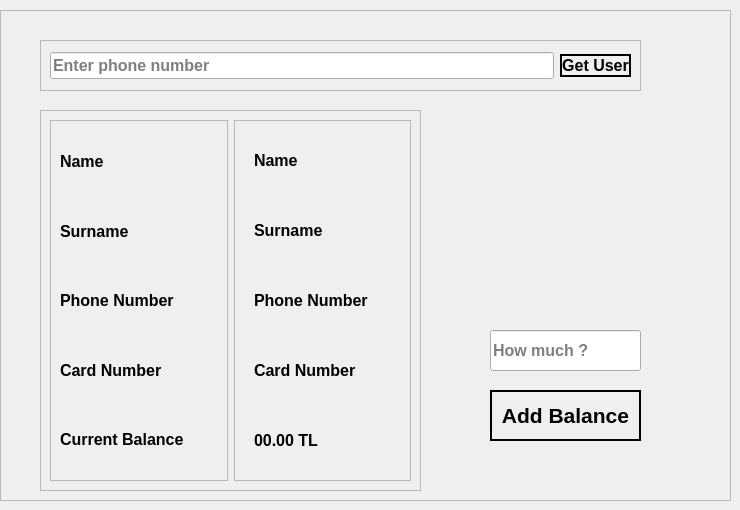
            <widget class="QWidget" name="add_balance">
             <widget class="QFrame" name="add_balance_frame">
              <property name="geometry">
               <rect>
                <x>0</x>
                <y>10</y>
                <width>731</width>
                <height>491</height>
               </rect>
              </property>
              <property name="frameShape">
               <enum>QFrame::StyledPanel</enum>
              </property>
              <property name="frameShadow">
               <enum>QFrame::Raised</enum>
              </property>
              <widget class="QFrame" name="frame_19">
               <property name="geometry">
                <rect>
                 <x>40</x>
                 <y>30</y>
                 <width>601</width>
                 <height>51</height>
                </rect>
               </property>
               <property name="frameShape">
                <enum>QFrame::StyledPanel</enum>
               </property>
               <property name="frameShadow">
                <enum>QFrame::Raised</enum>
               </property>
               <layout class="QHBoxLayout" name="horizontalLayout_13">
                <item>
                 <widget class="QLineEdit" name="add_balance_frame_get_user_entry">
                  <property name="font">
                   <font>
                    <pointsize>12</pointsize>
                    <weight>75</weight>
                    <bold>true</bold>
                   </font>
                  </property>
                  <property name="placeholderText">
                   <string>Enter phone number</string>
                  </property>
                 </widget>
                </item>
                <item>
                 <widget class="QPushButton" name="add_balance_frame_get_user_entry_button">
                  <property name="font">
                   <font>
                    <pointsize>12</pointsize>
                    <weight>75</weight>
                    <bold>true</bold>
                   </font>
                  </property>
                  <property name="styleSheet">
                   <string notr="true">border :2px solid ;
</string>
                  </property>
                  <property name="text">
                   <string>Get User</string>
                  </property>
                 </widget>
                </item>
               </layout>
              </widget>
              <widget class="QFrame" name="frame_20">
               <property name="geometry">
                <rect>
                 <x>40</x>
                 <y>100</y>
                 <width>381</width>
                 <height>381</height>
                </rect>
               </property>
               <property name="frameShape">
                <enum>QFrame::StyledPanel</enum>
               </property>
               <property name="frameShadow">
                <enum>QFrame::Raised</enum>
               </property>
               <layout class="QHBoxLayout" name="horizontalLayout_14">
                <item>
                 <widget class="QFrame" name="frame_21">
                  <property name="font">
                   <font>
                    <pointsize>12</pointsize>
                    <weight>75</weight>
                    <bold>true</bold>
                   </font>
                  </property>
                  <property name="frameShape">
                   <enum>QFrame::StyledPanel</enum>
                  </property>
                  <property name="frameShadow">
                   <enum>QFrame::Raised</enum>
                  </property>
                  <layout class="QVBoxLayout" name="verticalLayout_11">
                   <item>
                    <widget class="QLabel" name="label_28">
                     <property name="font">
                      <font>
                       <pointsize>12</pointsize>
                       <weight>75</weight>
                       <bold>true</bold>
                      </font>
                     </property>
                     <property name="text">
                      <string>Name</string>
                     </property>
                    </widget>
                   </item>
                   <item>
                    <widget class="QLabel" name="label_29">
                     <property name="font">
                      <font>
                       <pointsize>12</pointsize>
                       <weight>75</weight>
                       <bold>true</bold>
                      </font>
                     </property>
                     <property name="text">
                      <string>Surname</string>
                     </property>
                    </widget>
                   </item>
                   <item>
                    <widget class="QLabel" name="label_30">
                     <property name="font">
                      <font>
                       <pointsize>12</pointsize>
                       <weight>75</weight>
                       <bold>true</bold>
                      </font>
                     </property>
                     <property name="text">
                      <string>Phone Number</string>
                     </property>
                    </widget>
                   </item>
                   <item>
                    <widget class="QLabel" name="label_31">
                     <property name="font">
                      <font>
                       <pointsize>12</pointsize>
                       <weight>75</weight>
                       <bold>true</bold>
                      </font>
                     </property>
                     <property name="text">
                      <string>Card Number</string>
                     </property>
                    </widget>
                   </item>
                   <item>
                    <widget class="QLabel" name="label_32">
                     <property name="font">
                      <font>
                       <pointsize>12</pointsize>
                       <weight>75</weight>
                       <bold>true</bold>
                      </font>
                     </property>
                     <property name="text">
                      <string>Current Balance</string>
                     </property>
                    </widget>
                   </item>
                  </layout>
                 </widget>
                </item>
                <item>
                 <widget class="QFrame" name="frame_22">
                  <property name="frameShape">
                   <enum>QFrame::StyledPanel</enum>
                  </property>
                  <property name="frameShadow">
                   <enum>QFrame::Raised</enum>
                  </property>
                  <widget class="QLabel" name="add_balance_frame_balance">
                   <property name="geometry">
                    <rect>
                     <x>20</x>
                     <y>310</y>
                     <width>121</width>
                     <height>21</height>
                    </rect>
                   </property>
                   <property name="font">
                    <font>
                     <pointsize>12</pointsize>
                     <weight>75</weight>
                     <bold>true</bold>
                    </font>
                   </property>
                   <property name="text">
                    <string>00.00 TL</string>
                   </property>
                  </widget>
                  <widget class="QLabel" name="add_balance_frame_name">
                   <property name="geometry">
                    <rect>
                     <x>20</x>
                     <y>30</y>
                     <width>121</width>
                     <height>21</height>
                    </rect>
                   </property>
                   <property name="font">
                    <font>
                     <pointsize>12</pointsize>
                     <weight>75</weight>
                     <bold>true</bold>
                    </font>
                   </property>
                   <property name="text">
                    <string>Name</string>
                   </property>
                  </widget>
                  <widget class="QLabel" name="add_balance_frame_surname">
                   <property name="geometry">
                    <rect>
                     <x>20</x>
                     <y>100</y>
                     <width>121</width>
                     <height>21</height>
                    </rect>
                   </property>
                   <property name="font">
                    <font>
                     <pointsize>12</pointsize>
                     <weight>75</weight>
                     <bold>true</bold>
                    </font>
                   </property>
                   <property name="text">
                    <string>Surname</string>
                   </property>
                  </widget>
                  <widget class="QLabel" name="add_balance_frame_phone_number">
                   <property name="geometry">
                    <rect>
                     <x>20</x>
                     <y>170</y>
                     <width>121</width>
                     <height>21</height>
                    </rect>
                   </property>
                   <property name="font">
                    <font>
                     <pointsize>12</pointsize>
                     <weight>75</weight>
                     <bold>true</bold>
                    </font>
                   </property>
                   <property name="text">
                    <string>Phone Number</string>
                   </property>
                  </widget>
                  <widget class="QLabel" name="add_balance_frame_card_number">
                   <property name="geometry">
                    <rect>
                     <x>20</x>
                     <y>240</y>
                     <width>121</width>
                     <height>21</height>
                    </rect>
                   </property>
                   <property name="font">
                    <font>
                     <pointsize>12</pointsize>
                     <weight>75</weight>
                     <bold>true</bold>
                    </font>
                   </property>
                   <property name="text">
                    <string>Card Number</string>
                   </property>
                  </widget>
                 </widget>
                </item>
               </layout>
              </widget>
              <widget class="QPushButton" name="add_balance_user_frame_delete_button">
               <property name="geometry">
                <rect>
                 <x>490</x>
                 <y>380</y>
                 <width>151</width>
                 <height>51</height>
                </rect>
               </property>
               <property name="font">
                <font>
                 <pointsize>16</pointsize>
                 <weight>75</weight>
                 <bold>true</bold>
                </font>
               </property>
               <property name="styleSheet">
                <string notr="true">border :2px solid ;
</string>
               </property>
               <property name="text">
                <string>Add Balance</string>
               </property>
              </widget>
              <widget class="QLabel" name="add_balance_frame_warning_label">
               <property name="geometry">
                <rect>
                 <x>490</x>
                 <y>440</y>
                 <width>151</width>
                 <height>41</height>
                </rect>
               </property>
               <property name="font">
                <font>
                 <pointsize>12</pointsize>
                </font>
               </property>
               <property name="text">
                <string/>
               </property>
              </widget>
              <widget class="QLineEdit" name="add_balance_frame_how_much">
               <property name="geometry">
                <rect>
                 <x>490</x>
                 <y>320</y>
                 <width>151</width>
                 <height>41</height>
                </rect>
               </property>
               <property name="font">
                <font>
                 <pointsize>12</pointsize>
                 <weight>75</weight>
                 <bold>true</bold>
                </font>
               </property>
               <property name="placeholderText">
                <string>How much ?</string>
               </property>
              </widget>
             </widget>
            </widget>
